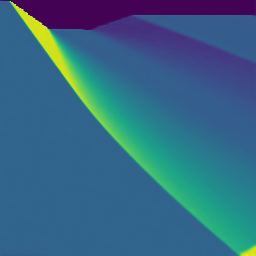
#> input picture double_ramp_configuration/X_dummy_code_playground/png_input/density_plot.png, 256 x 256 px, found by its file name
$ python binary_mask_dr_v3.py
#> lines starting #> are read from the running program, lines starting #| are printed output that depends on the picture
import cv2
import numpy as np
import os
from point_reorder_gmsh import sort_points

def process_image(input_image_path, physical_domain_height=1.0, save_steps=False, output_dir=None):
    """
    Process CFD image to extract edge-based key points using Canny and Hough transform.

    Parameters:
        input_image_path (str): Path to the input image.
        physical_domain_height (float): Physical height of domain in real units.
        save_steps (bool): Whether to save intermediate images.
        output_dir (str): Directory to save intermediate images if save_steps is True.

    Returns:
        List[Tuple[float, float]]: Scaled (x, y) coordinates in physical units.
    """
#> called with physical_domain_height = 256, save_steps = True
    if save_steps:
        assert output_dir is not None, "Output directory must be specified if save_steps is True."
        os.makedirs(output_dir, exist_ok=True)

    def save_step(img, step_name):
        if save_steps:
            path = os.path.join(output_dir, f"{step_name}.png")
            cv2.imwrite(path, img)

    image = cv2.imread(input_image_path)
#> image is the input picture: shape (256, 256, 3); mean B, G, R 132.8, 102.7, 53.3
    if image is None:
        raise FileNotFoundError(f"Image not found at: {input_image_path}")
    save_step(image, "step_0_original")

    # Grayscale
    gray = cv2.cvtColor(image, cv2.COLOR_BGR2GRAY)
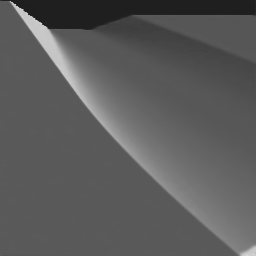
#> gray: shape (256, 256); min 30, max 215, mean 91.2

    # Median + Gaussian blur
    median_filtered = cv2.medianBlur(gray, 11)
    save_step(median_filtered, "step_1_median_blurred")
    blurred = cv2.GaussianBlur(median_filtered, (3, 3), 1)
    save_step(blurred, "step_2_gaussian_blurred")

    # CLAHE
    clahe = cv2.createCLAHE(clipLimit=3.0, tileGridSize=(8, 8))
    enhanced = clahe.apply(blurred)
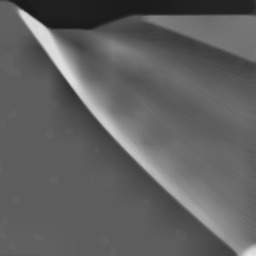
#> enhanced: shape (256, 256); min 26, max 227, mean 96.2
    save_step(enhanced, "step_3_clahe")

    # Normalize for better contrast in edges
    norm = cv2.normalize(enhanced, None, 0, 255, cv2.NORM_MINMAX)
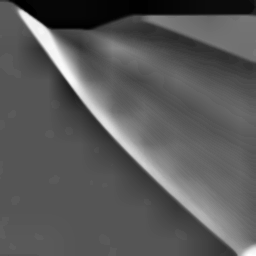
#> norm: shape (256, 256); min 0, max 255, mean 89.1
    save_step(norm, "step_4_normalized")
    # Canny edge detection
    edges = cv2.Canny(norm, 80, 200, apertureSize=3, L2gradient=True)
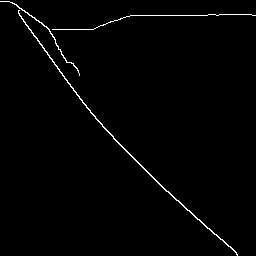
#> edges: shape (256, 256); 1.3% white in thin lines or dots
    save_step(edges, "step_5_canny_edges")

    # Hough line detection
    lines = cv2.HoughLinesP(edges, rho=1, theta=np.pi/180, threshold=100, minLineLength=120, maxLineGap=10)
#> lines = None
    edge_pts = []

    if lines is not None:
        for line in lines:
            x1, y1, x2, y2 = line[0]

            # Optional: filter by angle if ramps are expected to have steep slopes
            angle = np.degrees(np.arctan2(y2 - y1, x2 - x1))
            if 20 < abs(angle) < 75:  # You can tune this based on ramp orientation
                edge_pts.append((x1, y1))
                edge_pts.append((x2, y2))

    if not edge_pts:
#> (the run stopped early here; a loop or call above may not have finished)
